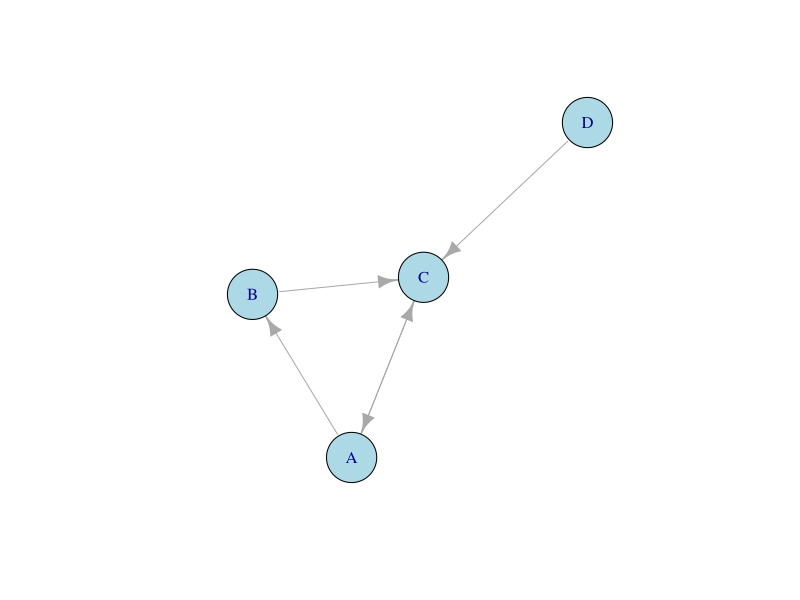

This chart was generated by the following R code:
## ---- chunk 1
#              A    B     C
P <- matrix(c(0.7, 0.1, 0.1, # A
              0.2, 0.8, 0.1, # B
              0.1, 0.1, 0.8), # C
            nrow = 3, byrow = TRUE)
P
## ---- chunk 2
autovalor <- eigen(P)
cat("Autovalores: ")
autovalor$values
cat("Mayor autovalor: ", autovalor$values[1])
cat("\nAutovector normalizado asociado al autovalor anterior:\n")
autovalor$vectors[, 1] / sum(autovalor$vectors[, 1])
## ---- chunk 3
#| message: false
library(expm)
poblacion_inicial <- c(100, 100, 100) # 100 usuarios para cada marca
poblacion_final <- (P %^% 50) %*% poblacion_inicial
poblacion_final
## ---- chunk 4
poblacion_final / sum(poblacion_final)
## ---- chunk 5
#| message: false
library(igraph)
M <- matrix(
                c(0, 0, 1, 0, # A
                  1, 0, 0, 0, # B
                  1, 1, 0, 1, # C
                  0, 0, 0, 0), # D
                nrow = 4, byrow = TRUE)
grafo <- graph_from_adjacency_matrix(t(M))
V(grafo)$name <- c("A", "B", "C", "D")
plot(grafo, vertex.color = "lightblue", vertex.size = 30)

M <- scale(M, center = FALSE, scale = colSums(M)) # Normalizamos las columnas
M
## ---- chunk 6
J <- matrix(rep(1, 4*4), nrow = 4, byrow = TRUE)
G <- 0.85 * M + (1 - 0.85) * (1 / 4) * J
G
## ---- chunk 7
res <- eigen(G)
scores <- res$vector[, 1] / sum(res$vector[, 1])
scores <- Re(scores)
scores
